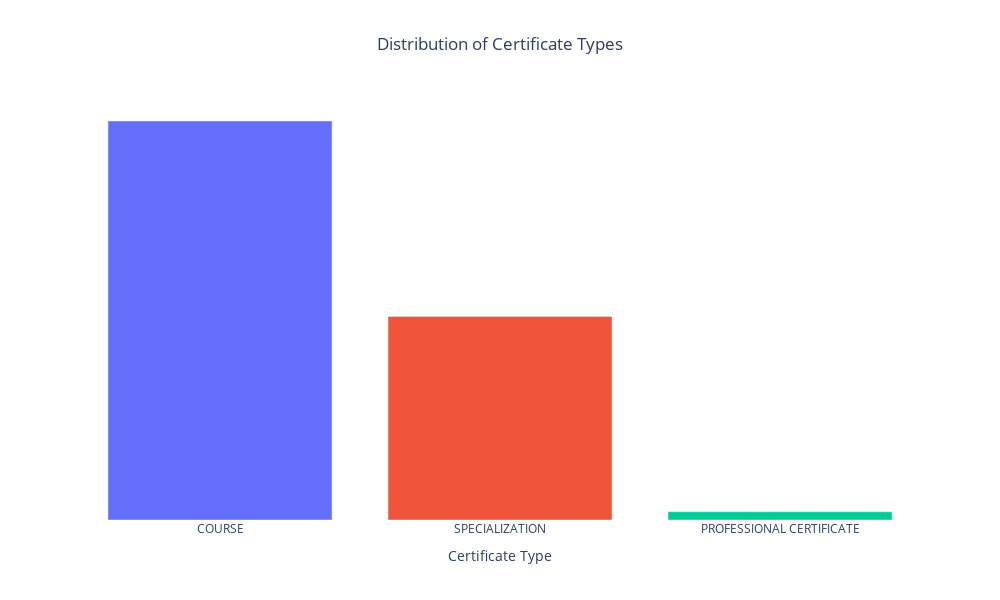

Notebook source saved alongside this figure:
### Markdown cell above
#### Distribution of Course Certificate Types

### Code cell
course_cert_types = df["course_Certificate_type"].value_counts().reset_index()
course_cert_types.columns = ["Certificate Type", "Number of Courses"]

fig = px.bar(
    course_cert_types,
    x="Certificate Type",
    y="Number of Courses",
    color="Certificate Type",  # Different color for each type
    labels={"Number of Courses": "Number of Courses"},
    title="Distribution of Certificate Types",
    height=600,
    width=1000,
)

fig.update_layout(
    title_x=0.5,
    plot_bgcolor="white",
    xaxis=dict(showline=False, showgrid=False, zeroline=False),  # Remove x-axis lines
    yaxis=dict(
        showline=False, showgrid=False, zeroline=False, visible=False
    ),  # Remove y-axis lines
    showlegend=False,
)
fig.update_traces(hovertemplate="Number of Courses: %{y}<extra></extra>")

fig.show()

### Figure 1 — Plotly figure (JSON) as saved in the notebook; plotly's stock layout.template omitted (floating-point values rounded to 4 significant figures)
{"data": [{"alignmentgroup": "True", "hovertemplate": "Number of Courses: %{y}<extra></extra>", "legendgroup": "COURSE", "marker": {"color": "#636efa", "pattern": {"shape": ""}}, "name": "COURSE", "offsetgroup": "COURSE", "orientation": "v", "showlegend": true, "textposition": "auto", "type": "bar", "x": ["COURSE"], "xaxis": "x", "y": [582], "yaxis": "y"}, {"alignmentgroup": "True", "hovertemplate": "Number of Courses: %{y}<extra></extra>", "legendgroup": "SPECIALIZATION", "marker": {"color": "#EF553B", "pattern": {"shape": ""}}, "name": "SPECIALIZATION", "offsetgroup": "SPECIALIZATION", "orientation": "v", "showlegend": true, "textposition": "auto", "type": "bar", "x": ["SPECIALIZATION"], "xaxis": "x", "y": [297], "yaxis": "y"}, {"alignmentgroup": "True", "hovertemplate": "Number of Courses: %{y}<extra></extra>", "legendgroup": "PROFESSIONAL CERTIFICATE", "marker": {"color": "#00cc96", "pattern": {"shape": ""}}, "name": "PROFESSIONAL CERTIFICATE", "offsetgroup": "PROFESSIONAL CERTIFICATE", "orientation": "v", "showlegend": true, "textposition": "auto", "type": "bar", "x": ["PROFESSIONAL CERTIFICATE"], "xaxis": "x", "y": [12], "yaxis": "y"}], "layout": {"barmode": "relative", "height": 600, "legend": {"title": {"text": "Certificate Type"}, "tracegroupgap": 0}, "plot_bgcolor": "white", "showlegend": false, "title": {"text": "Distribution of Certificate Types", "x": 0.5}, "width": 1000, "xaxis": {"anchor": "y", "categoryarray": ["COURSE", "SPECIALIZATION", "PROFESSIONAL CERTIFICATE"], "categoryorder": "array", "domain": [0, 1], "showgrid": false, "showline": false, "title": {"text": "Certificate Type"}, "zeroline": false}, "yaxis": {"anchor": "x", "domain": [0, 1], "showgrid": false, "showline": false, "title": {"text": "Number of Courses"}, "visible": false, "zeroline": false}}}
